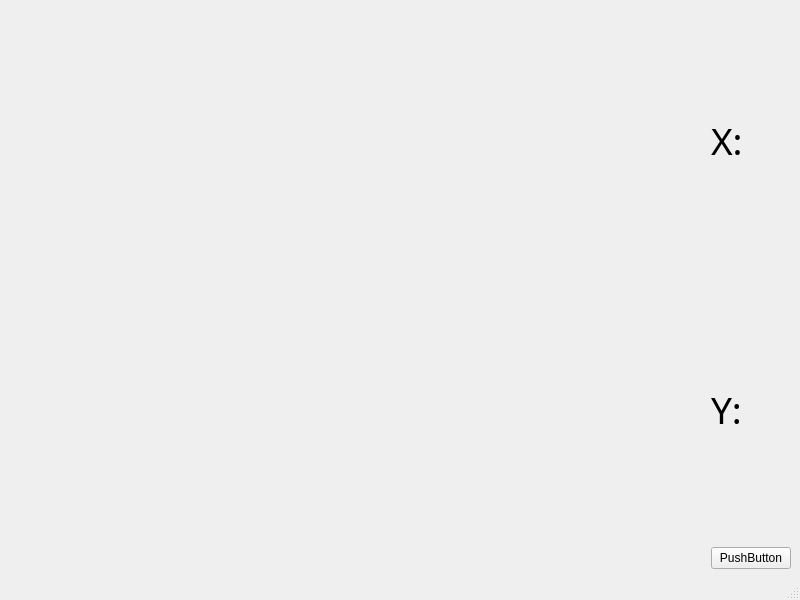
<?xml version="1.0" encoding="UTF-8"?>
<ui version="4.0">
 <class>MainWindow</class>
 <widget class="QMainWindow" name="MainWindow">
  <property name="geometry">
   <rect>
    <x>0</x>
    <y>0</y>
    <width>800</width>
    <height>600</height>
   </rect>
  </property>
  <property name="sizePolicy">
   <sizepolicy hsizetype="Preferred" vsizetype="Preferred">
    <horstretch>4</horstretch>
    <verstretch>3</verstretch>
   </sizepolicy>
  </property>
  <property name="sizeIncrement">
   <size>
    <width>4</width>
    <height>3</height>
   </size>
  </property>
  <property name="windowTitle">
   <string>MainWindow</string>
  </property>
  <widget class="QWidget" name="centralwidget">
   <layout class="QGridLayout" name="gridLayout">
    <item row="0" column="2">
     <layout class="QGridLayout" name="gridLayout_2">
      <item row="2" column="0">
       <widget class="QPushButton" name="pushButton">
        <property name="text">
         <string>PushButton</string>
        </property>
       </widget>
      </item>
      <item row="0" column="0">
       <widget class="QLabel" name="x_cords">
        <property name="font">
         <font>
          <family>Segoe UI Light</family>
          <pointsize>28</pointsize>
         </font>
        </property>
        <property name="text">
         <string>X:</string>
        </property>
       </widget>
      </item>
      <item row="1" column="0">
       <widget class="QLabel" name="y_cords">
        <property name="font">
         <font>
          <family>Segoe UI Light</family>
          <pointsize>28</pointsize>
         </font>
        </property>
        <property name="text">
         <string>Y:</string>
        </property>
       </widget>
      </item>
     </layout>
    </item>
    <item row="0" column="1">
     <widget class="QLabel" name="label">
      <property name="sizePolicy">
       <sizepolicy hsizetype="Expanding" vsizetype="Expanding">
        <horstretch>4</horstretch>
        <verstretch>3</verstretch>
       </sizepolicy>
      </property>
      <property name="minimumSize">
       <size>
        <width>1</width>
        <height>1</height>
       </size>
      </property>
      <property name="maximumSize">
       <size>
        <width>2000</width>
        <height>1500</height>
       </size>
      </property>
      <property name="sizeIncrement">
       <size>
        <width>4</width>
        <height>3</height>
       </size>
      </property>
      <property name="text">
       <string/>
      </property>
      <property name="pixmap">
       <pixmap>../files/map.png</pixmap>
      </property>
      <property name="scaledContents">
       <bool>true</bool>
      </property>
      <property name="wordWrap">
       <bool>true</bool>
      </property>
     </widget>
    </item>
   </layout>
  </widget>
  <widget class="QMenuBar" name="menubar">
   <property name="geometry">
    <rect>
     <x>0</x>
     <y>0</y>
     <width>800</width>
     <height>21</height>
    </rect>
   </property>
  </widget>
  <widget class="QStatusBar" name="statusbar"/>
 </widget>
 <resources/>
 <connections/>
</ui>
